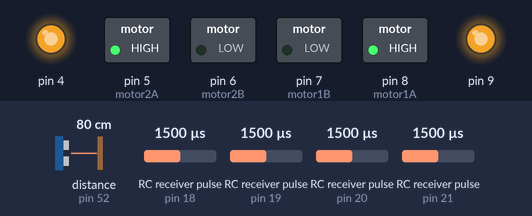
Recording of a sketch running on a simulated Arduino Mega 2560, built with avr-gcc and run on an emulated ATmega2560. Parts: switched loads named in the sketch (green lamp = pin HIGH), output pins drawn as LEDs (lit = HIGH). Wiring (inferred from the names in the program): 4 × RC receiver channel: data pin 18 / data pin 19 / data pin 20 / data pin 21. The test bench sets the inputs (shaded band); at power-on: distance to the obstacle (sensor on pin 52) 80 cm, RC receiver pulse (sensors on pin 21, pin 18, pin 19, pin 20) 1500 µs. The echo pulse lasts 58.3 µs per cm.

Above: at 4.2 s.
4.3 s: distance to the obstacle (sensor on pin 52) set to 2 cm
At 5.5 s:
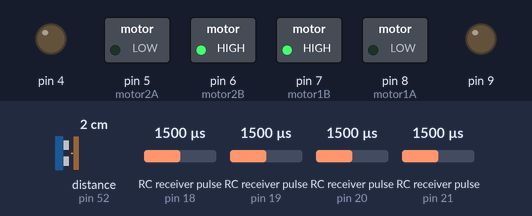
5.8 s: distance to the obstacle (sensor on pin 52) set to 14 cm
7.3 s: distance to the obstacle (sensor on pin 52) set to 18 cm
At 8.1 s:
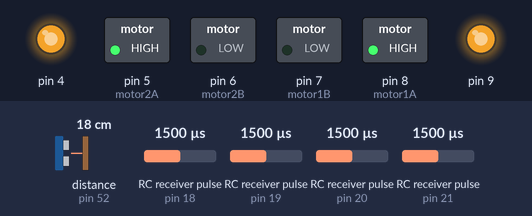
8.8 s: RC receiver pulse (sensor on pin 21) set to 1250 µs
At 9.3 s:
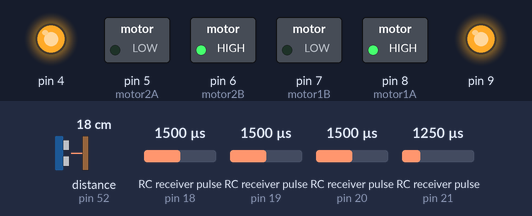
11.8 s: distance to the obstacle (sensor on pin 52) set to 4 cm
At 12.5 s:
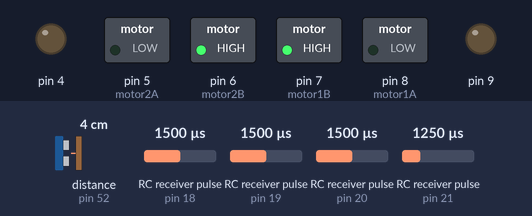
Timing chart, 0 to 14.3 s (numbered marks = the images above; inputs shaded):
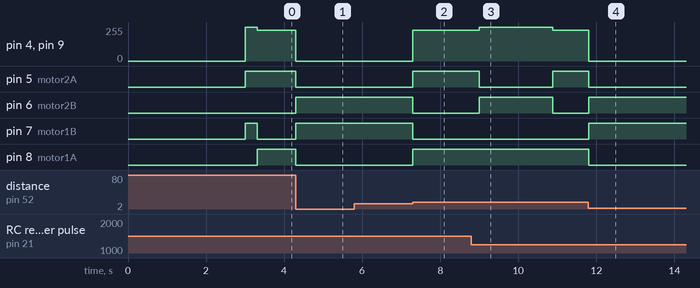

The sketch:

vehiculo.ino
```cpp
#include <Ultrasonic.h>

Ultrasonic sensorfrontal(53,52); // (Trig PIN,Echo PIN)

// variables para canales del sensores
// de los dos encoder: ini
const int channelPinA = 18;
const int channelPinB = 19;
const int channelPinC = 20;
const int channelPinD = 21;
// variables para canales del sensores
// de los dos encoder: fin

// variables para motores: ini
#define motor1A 8 // In1
#define motor1B 7 // In2
#define motor1_PWM 9/////////// //PWM_1
#define motor2A 5 //In3
#define motor2B 6 //In4
#define motor2_PWM 4 ////////////PWM_2
// variables para motores: fin

// variables de entrada: ini
int pwm_ideal_1;
int pwm_ideal_2;
// variables de entrada: fin

// variables del encoder: ini
const int timeThreshold = 0;
const int timeThreshold2 = 0;
long timeCounter = 0;
long timeCounter2 = 0;
long const int maxSteps = 1000000;
long const int maxSteps2 = 1000000;
long const int minSteps = -1000000;
long const int minSteps2 = -1000000;
volatile long ISRCounter = 0;
volatile long ISRCounter2 = 0;
int counter = 0;
int counter2 = 0;
bool IsCW = true;
bool IsCW2 = true;
// variables del encoder: fin


void setup()
{
delay(3000);//tiempo de inicio
Serial.begin(115200);
pinMode(channelPinA, INPUT_PULLUP);
pinMode(channelPinC, INPUT_PULLUP);
attachInterrupt(digitalPinToInterrupt(channelPinA), doEncodeA, CHANGE);//change: ocurre cuando el pin cambia de estado
attachInterrupt(digitalPinToInterrupt(channelPinB), doEncodeB, CHANGE);// rising + falling
attachInterrupt(digitalPinToInterrupt(channelPinC), doEncodeD, CHANGE); //rising:ocurre un flanco de subida de low a high
attachInterrupt(digitalPinToInterrupt(channelPinD), doEncodeC, CHANGE);// falling, ocurre en el flanco de bajada de high a low
// motor: ini
pinMode(motor1A, OUTPUT); //In1 Activa el motor su salida
pinMode(motor1B, OUTPUT); //In2 Activa el motor su salida
pinMode(motor2A, OUTPUT); //In3 Activa el motor su salida
pinMode(motor2B, OUTPUT); //In4 Activa el motor su salida
// motor: fin
}

void loop()
{
//atras
// avanzar(230,.75);
// giro(220,45);
// avanzar(230,.51);
// giro(220,46);
// avanzar(230,.38);
// giro(-220,115);
// avanzar(230,.88);
// giro(-220,95);
// avanzar(230,.35);
//avanzar
giro(-255,9.2);
avanzar(230,.35);
giro(255,48);
avanzar(230,.78);
giro(255,90);
avanzar(230,.27);
giro(-255,99.5);
avanzar(230,.57);
giro(-255,126);
avanzar(230,.84);
giro(255,130);
exit(0); // Salir del éxito
}

void doEncodeA()
{
if (digitalRead(channelPinA) == digitalRead(channelPinB))
{
IsCW = true;
if (ISRCounter + 1 <= maxSteps) ISRCounter++;
}
else
{
IsCW = false;
if (ISRCounter - 1 > minSteps) ISRCounter--;
}
}

void doEncodeB()
{
if (digitalRead(channelPinA) != digitalRead(channelPinB))
{
IsCW = true;
if (ISRCounter + 1 <= maxSteps) ISRCounter++;
}
else
{
IsCW = false;
if (ISRCounter - 1 > minSteps) ISRCounter--;
}
}

void doEncodeC()
{
if (digitalRead(channelPinC) == digitalRead(channelPinD))
{
IsCW2 = true;
if (ISRCounter2 + 1 <= maxSteps2) ISRCounter2++;
}
else
{
IsCW2 = false;
if (ISRCounter2 - 1 > minSteps2) ISRCounter2--;
}
}

void doEncodeD()
{
if (digitalRead(channelPinC) != digitalRead(channelPinD))
{
IsCW2 = true;
if (ISRCounter2 + 1 <= maxSteps2) ISRCounter2++;
}
else
{
IsCW2 = false;
if (ISRCounter2 - 1 > minSteps2) ISRCounter2--;
}
}

// funciones para motores: ini
int mi_sat(int pwm)
{
if (pwm>255){
return(255);
}
else if (pwm<0){
return(0);
}
else {
return(pwm);
}
}

void mi_pwm1(int mot_pwm,int x)
{
if (x > 0){
digitalWrite(motor1A,HIGH);
digitalWrite(motor1B,LOW);
}
else{
digitalWrite(motor1A,LOW);
digitalWrite(motor1B,HIGH);
}
analogWrite(mot_pwm,mi_sat(abs(x)));
}

void mi_pwm2(int mot_pwm,int y)
{
if (y > 0){
digitalWrite(motor2A,HIGH);
digitalWrite(motor2B,LOW);
}
else{
digitalWrite(motor2A,LOW);
digitalWrite(motor2B,HIGH);

}
analogWrite(mot_pwm,mi_sat(abs(y)));
}
// funciones para motores: fin

// funcion que hace que el carro avance
void avanzar(int vel, float dist)
{
//variable dada por el usuario para que no choque
int d1=15;
///variable para distancia: fin

//variable distancia que mide sensor ultrasónico máximo
int obs;
///variable distancia que mide sensor ultrasónico máximo: fin

int pwm_ideal_1;
int pwm_ideal_2;
float dist1;
pwm_ideal_1 = vel; // velocidad ideal 0-255
pwm_ideal_2 = vel;
dist1 = dist*9541;
ISRCounter = 0;
ISRCounter2 = 0;
while (abs(ISRCounter2)<abs(dist1))
{
obs = sensorfrontal.Ranging(CM);
if (obs>d1)
{
mi_pwm1(motor1_PWM,pwm_ideal_1);
mi_pwm2(motor2_PWM,pwm_ideal_2);
}
else
{
mi_pwm1(motor1_PWM,0); // 0 - 255
mi_pwm2(motor2_PWM,0);
}
}
mi_pwm1(motor1_PWM,0); // 0 - 255
mi_pwm2(motor2_PWM,0);
}
// funcion que hace que el carro gire


void giro(int vel, float ang)
{
int pwm_ideal_1;
int pwm_ideal_2;
float ang1;
pwm_ideal_1 = vel; // velocidad ideal 0-255
pwm_ideal_2 = vel;
ang1 = 5300*ang/360; // 5200 funciona bien hacia derecha, pero no hacia izquierda, por eso 5300
ISRCounter = 0;
ISRCounter2 = 0;
while (abs(ISRCounter2)<abs(ang1)){
mi_pwm1(motor1_PWM,pwm_ideal_1); // 0 - 255 // proporcional y regula la velocidad de la rueda 1 para
// ajustarse a la rueda 2
mi_pwm2(motor2_PWM,-pwm_ideal_2);
}
mi_pwm1(motor1_PWM,0); // 0 - 255
mi_pwm2(motor2_PWM,0);
}
void curva(int vel, float r, int lados)
{
int i=1;
for (i=1;i<=lados;i++)
{
avanzar(vel,r*sin(180/lados*PI/180)/sin((90-180/lados)*PI/180));
giro(vel,360/lados);
avanzar(vel,r*sin(180/lados*PI/180)/sin((90-180/lados)*PI/180));
}
}
int sign(int x)
{
if (x<0) return (-1);
else{
if (x>0) return (1);
else return(0);
}
}
```

Measured:
- the behaviour switches between 15 and 16 cm on distance to the obstacle (sensor on pin 52) (found by bisection; images 1 and 2)
- after the input at 4.3 s, pin 4, pin 9: 230/255 → 0/255 at once; pin 5 (motor2A), pin 8 (motor1A): HIGH → LOW at once; pin 6 (motor2B), pin 7 (motor1B): LOW → HIGH at once
- after the input at 5.8 s, every drawn part: stays the same
- after the input at 7.3 s, pin 4, pin 9: 0/255 → 230/255 at once; pin 5 (motor2A), pin 8 (motor1A): LOW → HIGH at once; pin 6 (motor2B), pin 7 (motor1B): HIGH → LOW at once
- after the input at 8.8 s, pin 4, pin 9: 230/255 → 255/255 after 0.21 s, → 230/255 1.9 s later; pin 5 (motor2A): HIGH → LOW after 0.21 s, → HIGH 1.9 s later; pin 6 (motor2B): LOW → HIGH after 0.21 s, → LOW 1.9 s later
- after the input at 11.8 s, pin 4, pin 9: 230/255 → 0/255 at once; pin 5 (motor2A), pin 8 (motor1A): HIGH → LOW at once; pin 6 (motor2B), pin 7 (motor1B): LOW → HIGH at once
